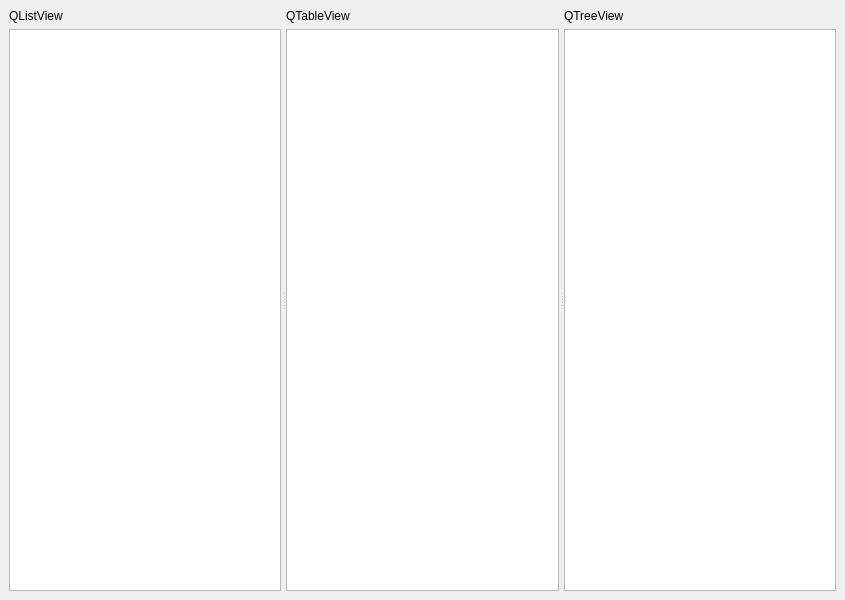
<?xml version="1.0" encoding="UTF-8"?>
<ui version="4.0">
 <class>Widget</class>
 <widget class="QWidget" name="Widget">
  <property name="geometry">
   <rect>
    <x>0</x>
    <y>0</y>
    <width>845</width>
    <height>600</height>
   </rect>
  </property>
  <property name="windowTitle">
   <string>Widget</string>
  </property>
  <property name="styleSheet">
   <string notr="true">font: 18pt &quot;微软雅黑&quot;;</string>
  </property>
  <layout class="QHBoxLayout" name="horizontalLayout">
   <property name="leftMargin">
    <number>9</number>
   </property>
   <property name="topMargin">
    <number>9</number>
   </property>
   <property name="rightMargin">
    <number>9</number>
   </property>
   <property name="bottomMargin">
    <number>9</number>
   </property>
   <item>
    <widget class="QSplitter" name="splitter">
     <property name="lineWidth">
      <number>1</number>
     </property>
     <property name="orientation">
      <enum>Qt::Horizontal</enum>
     </property>
     <property name="handleWidth">
      <number>5</number>
     </property>
     <widget class="QWidget" name="widget" native="true">
      <layout class="QVBoxLayout" name="verticalLayout_3">
       <property name="leftMargin">
        <number>0</number>
       </property>
       <property name="topMargin">
        <number>0</number>
       </property>
       <property name="rightMargin">
        <number>0</number>
       </property>
       <property name="bottomMargin">
        <number>0</number>
       </property>
       <item>
        <widget class="QLabel" name="label">
         <property name="text">
          <string>QListView</string>
         </property>
        </widget>
       </item>
       <item>
        <widget class="QListView" name="listView"/>
       </item>
      </layout>
     </widget>
     <widget class="QWidget" name="widget_2" native="true">
      <layout class="QVBoxLayout" name="verticalLayout">
       <property name="leftMargin">
        <number>0</number>
       </property>
       <property name="topMargin">
        <number>0</number>
       </property>
       <property name="rightMargin">
        <number>0</number>
       </property>
       <property name="bottomMargin">
        <number>0</number>
       </property>
       <item>
        <widget class="QLabel" name="label_2">
         <property name="text">
          <string>QTableView</string>
         </property>
        </widget>
       </item>
       <item>
        <widget class="QTableView" name="tableView"/>
       </item>
      </layout>
     </widget>
     <widget class="QWidget" name="widget_3" native="true">
      <layout class="QVBoxLayout" name="verticalLayout_2">
       <property name="leftMargin">
        <number>0</number>
       </property>
       <property name="topMargin">
        <number>0</number>
       </property>
       <property name="rightMargin">
        <number>0</number>
       </property>
       <property name="bottomMargin">
        <number>0</number>
       </property>
       <item>
        <widget class="QLabel" name="label_3">
         <property name="text">
          <string>QTreeView</string>
         </property>
        </widget>
       </item>
       <item>
        <widget class="QTreeView" name="treeView"/>
       </item>
      </layout>
     </widget>
    </widget>
   </item>
  </layout>
 </widget>
 <resources/>
 <connections/>
</ui>
